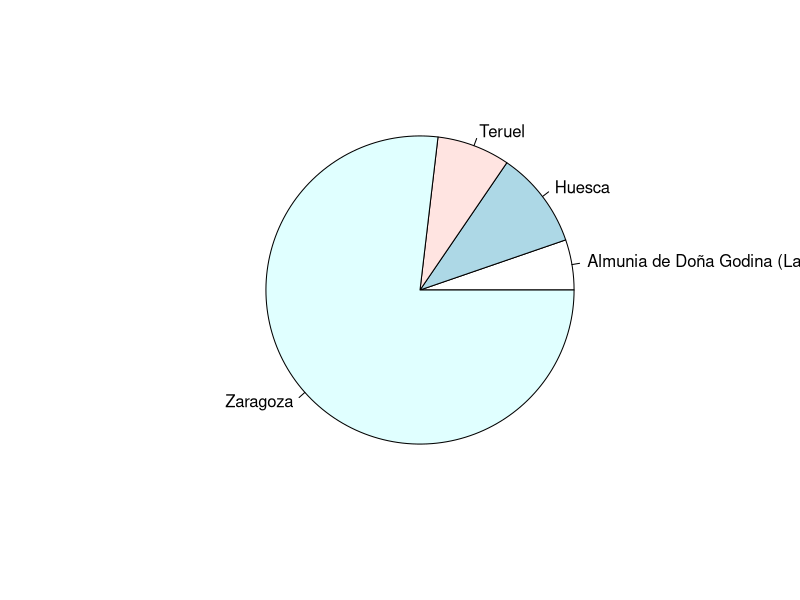
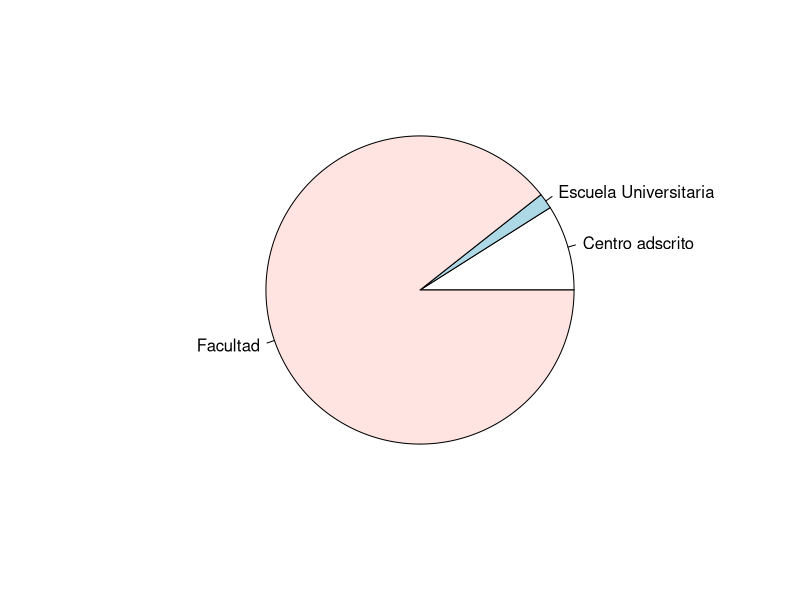
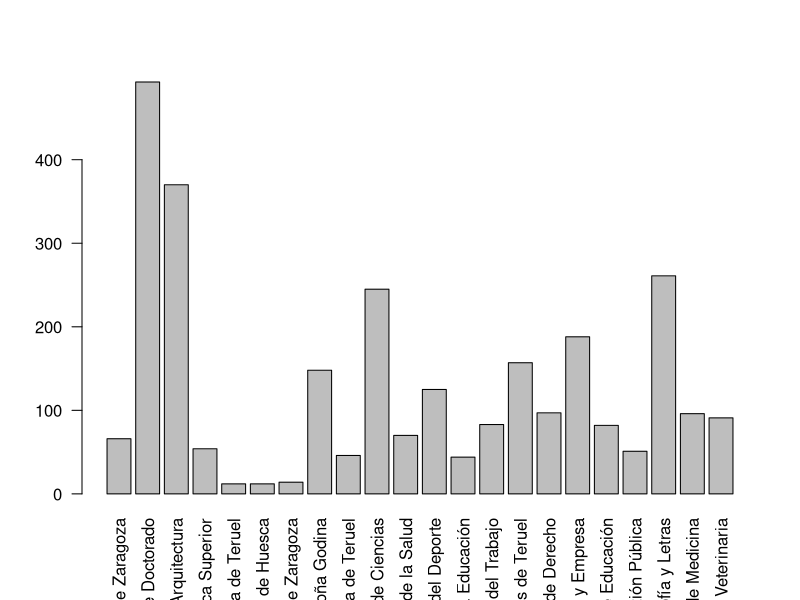
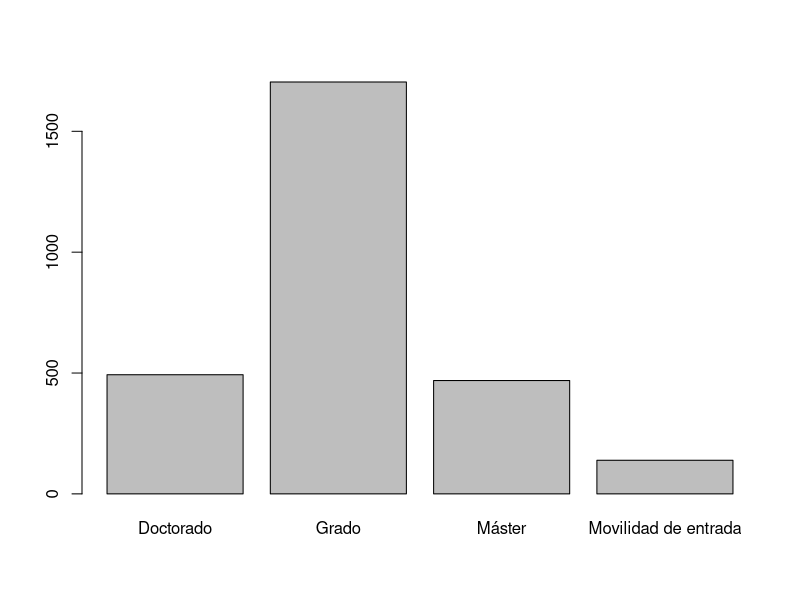
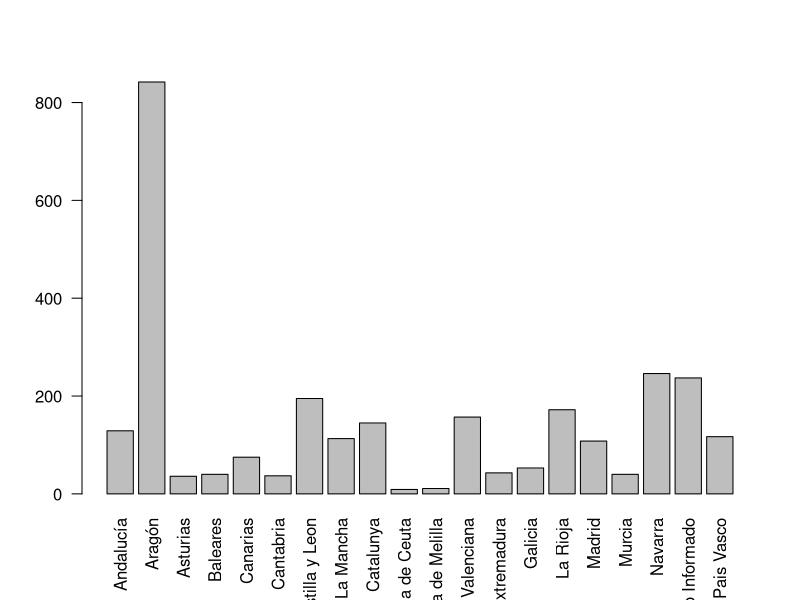

Generate these figures, in order, with R:
## ---- chunk 1
#| echo: false
## ---- chunk 2
datos = read.table("datos_practica1.csv", sep=";", head=TRUE)
head(datos)
## ---- chunk 3
datos = datos[3:ncol(datos)-1]
head(datos)
## ---- chunk 4
datos = na.omit(datos)
## ---- chunk 5
LOCALIDAD = as.factor(datos$LOCALIDAD)
TIPO_CENTRO = as.factor(datos$TIPO_CENTRO)
CENTRO = as.factor(datos$CENTRO)
ESTUDIO = as.factor(datos$ESTUDIO)
TIPO_ESTUDIO = as.factor(datos$TIPO_ESTUDIO)
NOMBRE_CCAA_ALUMNO = as.factor(datos$NOMBRE_CCAA_ALUMNO)
SEXO = as.factor(datos$SEXO)
MOVILIDAD_SALIDA = as.factor(datos$MOVILIDAD_SALIDA)
DEDICACION = as.factor(datos$DEDICACION)
ALUMNOS_MATRICULADOS=datos$ALUMNOS_MATRICULADOS
## ---- chunk 6
table(LOCALIDAD)
## ---- chunk 7
pie(table(datos$LOCALIDAD), main="")
## ---- chunk 8
names(which(table(LOCALIDAD)==max(table(LOCALIDAD))))
## ---- chunk 9
freqs=prop.table(table(TIPO_CENTRO))
freqs

## ---- chunk 10
pie(table(datos$TIPO_CENTRO), main="")
## ---- chunk 11
max(freqs)
## ---- chunk 12
names(which(table(CENTRO)==max(table(CENTRO))))
## ---- chunk 13
prop.table(table(CENTRO))
## ---- chunk 14
barplot(table(CENTRO), las = 2, main ="")
## ---- chunk 15
length(levels(ESTUDIO))
## ---- chunk 16
names(which(table(TIPO_ESTUDIO)==max(table(TIPO_ESTUDIO))))
## ---- chunk 17
length(levels(TIPO_ESTUDIO))
## ---- chunk 18
prop.table(table(TIPO_ESTUDIO))
## ---- chunk 19
max(prop.table(table(TIPO_ESTUDIO)))

## ---- chunk 20
barplot(table(TIPO_ESTUDIO), main="")
## ---- chunk 21
length(levels(NOMBRE_CCAA_ALUMNO))
## ---- chunk 22
names(which(table(NOMBRE_CCAA_ALUMNO)==max(table(NOMBRE_CCAA_ALUMNO))))
## ---- chunk 23
barplot(table(NOMBRE_CCAA_ALUMNO), las = 2, main ="")
